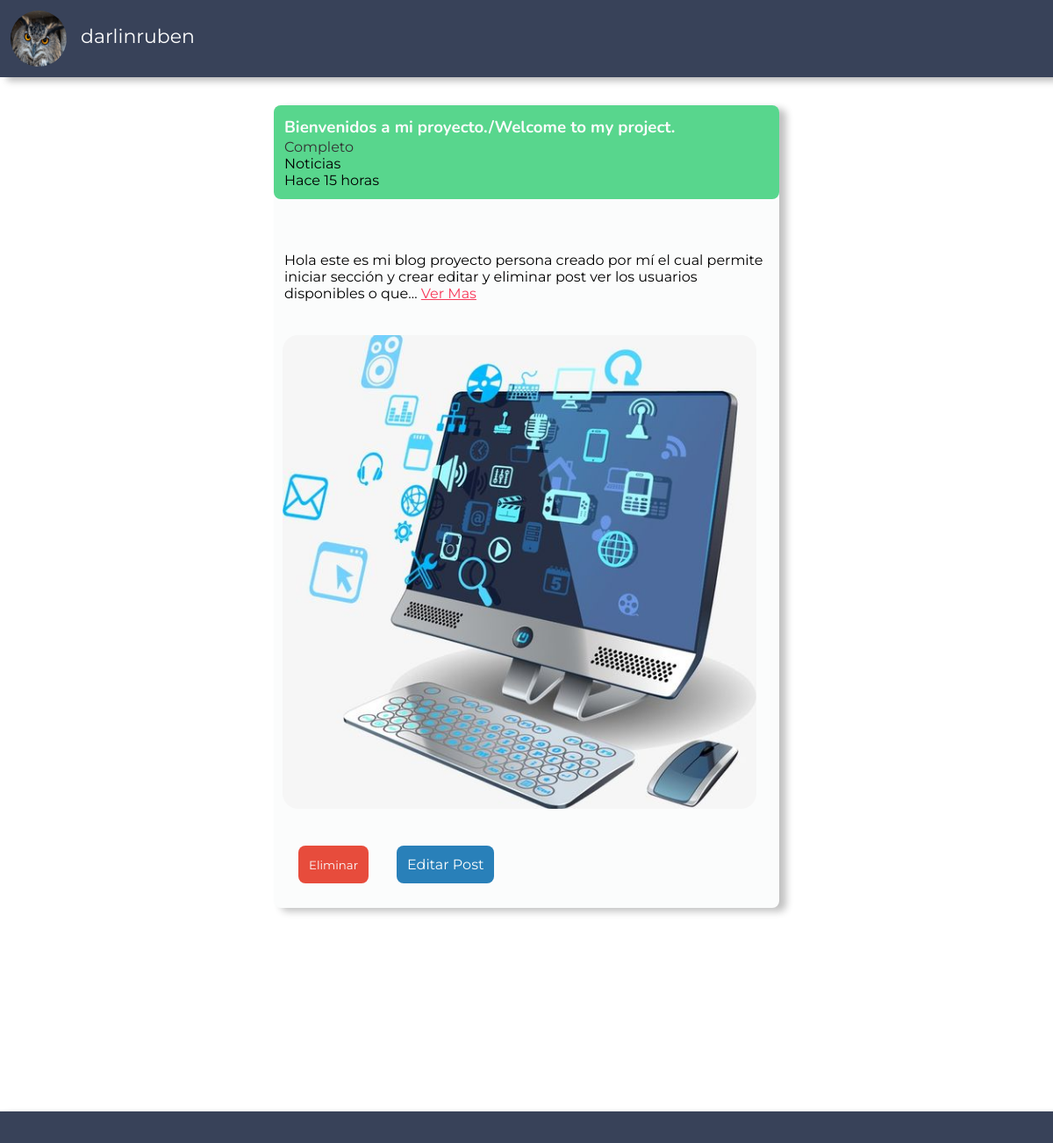
Screenshot of /verPost (signed in) with the database file from the repository.
### blog/models.py (models this page shows, shortened)
class profile(models.Model):
    user = models.ForeignKey(
        User, on_delete=models.CASCADE, null=True, blank=True, related_name='perfil')
    image = models.ImageField(default='buo.jpg',)

class PostBLog(models.Model):
    user = models.ForeignKey(
        User, on_delete=models.CASCADE, null=True, blank=True, related_name='Posts')
    title = models.CharField('Title', max_length=50, null=False, blank=False)
    descriction = models.TextField('Descripsion', null=False, blank=False)
    img = models.ImageField('Imagen',
                            max_length=150, upload_to='img', null=True, blank=True)
    data = models.DateTimeField(default=timezone.now)
    tipo = models.CharField(choices=tipo, max_length=50,
                            null=False, blank=False)
    complete = models.BooleanField('completado', default=True)
    class Meta:
        ordering = ['data']

### blog/views.py (the view)
class VerMisPost(LoginRequiredMixin, View):
    def get(self, request):
        post = PostBLog.objects.all()
        perfil = profile.objects.all()
        user = User.objects.all()
        paginator = Paginator(post, 5)
        page = request.GET.get('page')
        post = paginator.get_page(page)
        context = {
            'post': post,
            'user': perfil
        }
        return render(request, 'VerPost.html', context)

### blog/templates/VerPost.html (shortened to what this page needs)
{% load static %} {% load humanize %}
<!DOCTYPE html>
<html lang="en">
  <head>
    <link rel="stylesheet" href="{% static 'CSS/VerPost.css' %}" />
  </head>
  <body>
    <header>
      <nav>
        <ul>
          {% for i in user %} {% if request.user == i.user %}
          <div class="User">
            <a href="/" style="text-decoration: none" title="Volver al Inicio">
              <img src="{{ i.image.url }}" alt="imagen de perfil" />
              <p>{{ i.user }}</p>
            </a>
          </div>
          {% endif %} {% endfor %}
        </ul>
      </nav>
    </header>
    <main class="container">
      <section>
        {% for i in post %}
        {% if request.user == i.user %}
        <div class="Blogpost">
          {% if i.complete %}
          <div
            class="veficar"
            style="display: block; background-color: #58d68d ;"
          >
            <h3 style="color: #fbfcfc">{{ i.title }}</h3>
            <p style="color: #333">Completo</p>
            <p>{{ i.tipo }}</p>
            <p>{{ i.data|naturaltime }}</p>
          </div>
          {% endif %}
           {% if i.descriction|length > 150 %}
           <p class="vista1">{{ i.descriction | truncatechars:150 }}
             <a href="#" style="color:#f73859;" class="ver_mas">Ver Mas</a>
           </p>
         {% else %}
         <p class="vista2">{{ i.descriction}}</p>
         {% endif %}
          {% if i.img %}
          <img src="{{ i.img.url }}" alt="imagen" class="imagen" />
          {% else %}
          <img src="#" alt="" style="display: none" />
          {% endif %}
          <div class="edit" style="display: flex">
            <button class="btn_eliminar">Eliminar</button>
            <a href="{% url 'Editar' i.id%}">Editar Post</a>
          </div>
        </div>
        {% endif %}
        {%empty%}
        <div class="error">
          <h1>No se ha encontrado ninguna publicación</h1>
          <hr>
          <img src="{% static 'img/no-profile.png' %}" alt="error 404" class="img_errror">
        </div>
        {% endfor %}
      </section>
    </main>
    <footer>
      <nav>
      </nav>
    </footer>
  </body>
</html>

### blog/static/CSS/VerPost.css (style rules this page uses)
* { padding: 0px; margin: 0px; box-sizing: border-box; }
nav { width: 100%; z-index: 3; top: 0px; position: fixed; background-color: #384259; box-shadow: 8px 4px 8px rgba(0, 0, 0, 0.288); }
.User > a { font-family: "Montserrat", sans-serif; display: flex; padding: 12px; }
.User > a img { width: 4rem; border: none; border-radius: 100%; height: 4rem; }
.User > a p { color: #fff; font-size: 22px; margin-left: 1rem; margin-top: 1rem; }
main { display: flex; justify-content: center; }
main > section { margin-top: 5rem; }
.Blogpost { width: 36rem; box-shadow: 8px 4px 8px rgba(0, 0, 0, 0.247); background-color: #fbfcfc; margin: 1rem; margin-bottom: 2.5rem; margin-top: 2.5rem; border-radius: 8px; }
.veficar { border: none; display: flex; padding: 12px; margin-bottom: 3rem; border-radius: 8px; }
.Blogpost > p { font-family: "Montserrat", sans-serif; padding: 12px; }
.imagen { padding: 10px; border-radius: 10px; margin-top: 1rem; min-width: 15rem; width: 35rem; height: 35rem; min-height: 15rem; border: none; border-radius: 5%; object-fit: cover; }
.veficar > h3 { font-family: "Nunito", sans-serif; }
.veficar > p { font-family: "Montserrat", sans-serif; }
.edit { width: 100%; padding: 12px; }
.edit > a { padding: 12px; border: none; border-radius: 8px; text-decoration: none; margin: 1rem; }
.edit > button { font-family: "Montserrat", sans-serif; cursor: pointer; padding: 12px; border: none; border-radius: 8px; text-decoration: none; margin: 1rem; background-color: #e74c3c; color: #fbfcfc; }
.edit > a:nth-child(3) { font-family: "Montserrat", sans-serif; background-color: #2980b9; color: #fbfcfc; }
footer { margin-top: 12em; }
footer > nav { background-color: #384259; padding: 18px; position: relative; bottom: 0px; }

### rows the page displays
profile: image (picture), user "darlinruben"
PostBLog: title "Bienvenidos a mi proyecto./Welcome to my project.", tipo "Noticias", data "Hace 15 horas", descriction "Hola este es mi blog proyecto persona creado por mí el cual permite iniciar sección y crear editar y eliminar post ver los usuarios disponibles o que…", img (picture)
